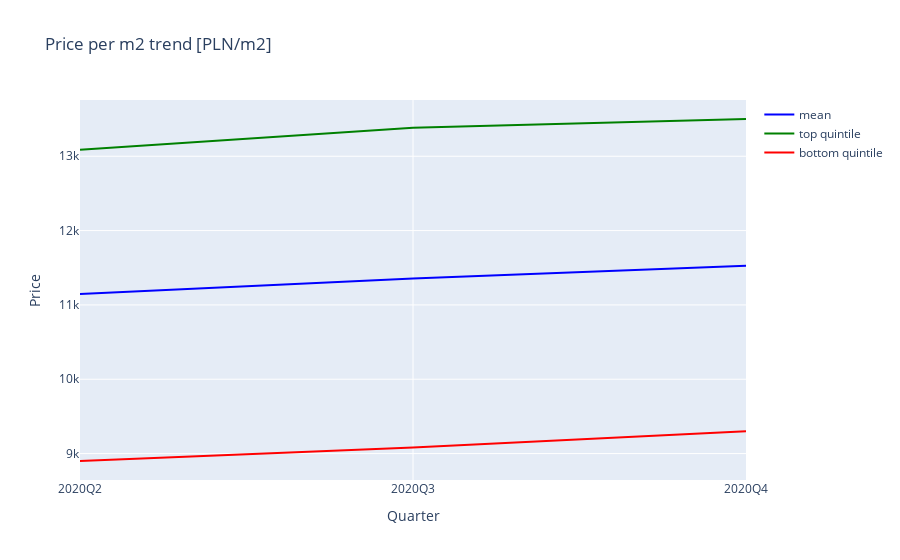

The cell this chart's notebook holds for it:
### Code cell
trace0=go.Scatter(
            x=df_temp.offer_date_q,
            y=df_temp.unit_price,
            mode='lines',
            marker=dict(
            color="blue",
            size=5
            
            ),
        name="mean",

        )


trace1=go.Scatter(
            x=df_temp.offer_date_q,
            y=df_temp.top_quantile,
            mode='lines',
            marker=dict(
            color="green",
            size=5
            
            ),
        name="top quintile",

        )

trace2=go.Scatter(
            x=df_temp.offer_date_q,
            y=df_temp.bottom_quantile,
            mode='lines',
            marker=dict(
            color="red",
            size=5
            
            ),
        name="bottom quintile",

        )

data=[trace0, trace1, trace2]
    
figure=go.Figure(
    data=data,
    layout=go.Layout(
        title="Price per m2 trend [PLN/m2]",
            yaxis=dict(title="Price"),
        xaxis=dict(title="Quarter",type="category")

    
    ))
iplot(figure)

### Figure 1 — Plotly figure (JSON) as saved in the notebook; plotly's stock layout.template omitted (floating-point values rounded to 4 significant figures)
{"data": [{"marker": {"color": "blue", "size": 5}, "mode": "lines", "name": "mean", "type": "scatter", "x": ["2020Q2", "2020Q3", "2020Q4"], "y": [11150.0, 11350.0, 11530.0]}, {"marker": {"color": "green", "size": 5}, "mode": "lines", "name": "top quintile", "type": "scatter", "x": ["2020Q2", "2020Q3", "2020Q4"], "y": [13090.0, 13380.0, 13500.0]}, {"marker": {"color": "red", "size": 5}, "mode": "lines", "name": "bottom quintile", "type": "scatter", "x": ["2020Q2", "2020Q3", "2020Q4"], "y": [8900, 9080.0, 9300]}], "layout": {"title": {"text": "Price per m2 trend [PLN/m2]"}, "xaxis": {"title": {"text": "Quarter"}, "type": "category"}, "yaxis": {"title": {"text": "Price"}}}}
